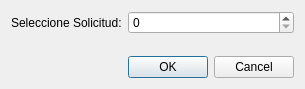
<?xml version="1.0" encoding="UTF-8"?>
<ui version="4.0">
 <class>CancelRequestWindow</class>
 <widget class="QDialog" name="CancelRequestWindow">
  <property name="geometry">
   <rect>
    <x>0</x>
    <y>0</y>
    <width>301</width>
    <height>89</height>
   </rect>
  </property>
  <property name="windowTitle">
   <string>Cancelar Solicitud</string>
  </property>
  <property name="windowIcon">
   <iconset resource="../images/Resource_ha.qrc">
    <normaloff>:/F1/fromHelyx/eye16.png</normaloff>:/F1/fromHelyx/eye16.png</iconset>
  </property>
  <layout class="QGridLayout" name="gridLayout">
   <item row="3" column="2">
    <widget class="QDialogButtonBox" name="buttonBox">
     <property name="orientation">
      <enum>Qt::Horizontal</enum>
     </property>
     <property name="standardButtons">
      <set>QDialogButtonBox::Cancel|QDialogButtonBox::Ok</set>
     </property>
    </widget>
   </item>
   <item row="0" column="0">
    <widget class="QLabel" name="label">
     <property name="sizePolicy">
      <sizepolicy hsizetype="Preferred" vsizetype="Preferred">
       <horstretch>0</horstretch>
       <verstretch>0</verstretch>
      </sizepolicy>
     </property>
     <property name="text">
      <string>Seleccione Solicitud:</string>
     </property>
    </widget>
   </item>
   <item row="0" column="2">
    <widget class="QSpinBox" name="spinBox_request">
     <property name="maximum">
      <number>100000000</number>
     </property>
    </widget>
   </item>
   <item row="2" column="0">
    <spacer name="verticalSpacer">
     <property name="orientation">
      <enum>Qt::Vertical</enum>
     </property>
     <property name="sizeHint" stdset="0">
      <size>
       <width>20</width>
       <height>40</height>
      </size>
     </property>
    </spacer>
   </item>
   <item row="0" column="1">
    <spacer name="horizontalSpacer">
     <property name="orientation">
      <enum>Qt::Horizontal</enum>
     </property>
     <property name="sizeHint" stdset="0">
      <size>
       <width>40</width>
       <height>20</height>
      </size>
     </property>
    </spacer>
   </item>
  </layout>
 </widget>
 <resources>
  <include location="../images/Resource_ha.qrc"/>
 </resources>
 <connections>
  <connection>
   <sender>buttonBox</sender>
   <signal>accepted()</signal>
   <receiver>CancelRequestWindow</receiver>
   <slot>accept()</slot>
   <hints>
    <hint type="sourcelabel">
     <x>248</x>
     <y>254</y>
    </hint>
    <hint type="destinationlabel">
     <x>157</x>
     <y>274</y>
    </hint>
   </hints>
  </connection>
  <connection>
   <sender>buttonBox</sender>
   <signal>rejected()</signal>
   <receiver>CancelRequestWindow</receiver>
   <slot>reject()</slot>
   <hints>
    <hint type="sourcelabel">
     <x>316</x>
     <y>260</y>
    </hint>
    <hint type="destinationlabel">
     <x>286</x>
     <y>274</y>
    </hint>
   </hints>
  </connection>
 </connections>
</ui>
